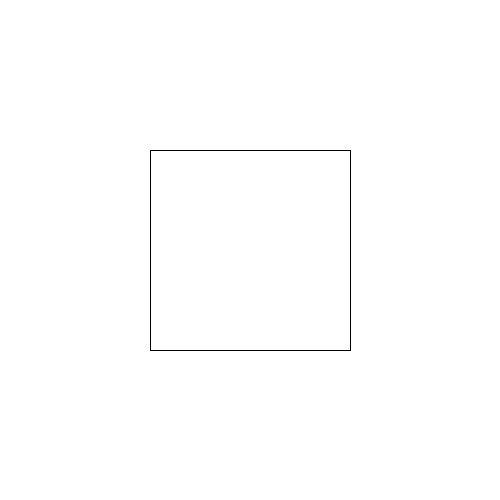
Frame 1 (no input)
Frame 60 (the mouse pressed at the canvas centre just before this capture): identical to frame 1, image omitted
Frame 120 (the mouse held since frame 60 and released just before this capture): identical to frame 1, image omitted

The Processing sketch that drew this single still picture (run headless with seeded random() and noise(); from frame 60 on, the mouse is pressed at the canvas centre):

// Processing sketch: superProstaMaszynaStanowa
// ── superProstaMaszynaStanowa.pde
boolean rysujeProstokaty = true;
void setup(){
  size(500, 500);
}
void draw(){
  background(255);
 if(rysujeProstokaty){
   rect(width/2.0 - 100, height/2.0 - 100, 200, 200);
 }
 else {
   ellipse(width/2.0, height/2.0, 200, 200);
 }  
}
void keyPressed(){
  rysujeProstokaty = !rysujeProstokaty;
}
